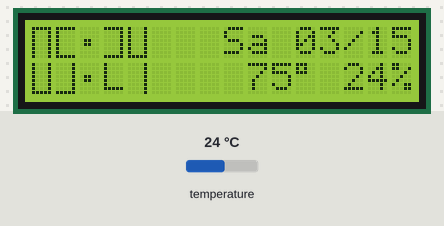
This sketch was run on a simulated Arduino Uno, built with avr-gcc and run on an emulated ATmega328P. Shown: 16×2 character LCD. Inputs (shaded band) come from the test bench; at power-on: temperature 24 °C. The local clock reads 2024-03-15 10:24:30 at power-on unless the sketch sets it; what the sketch prints to the serial monitor is not drawn.

Above: at 1.2 s.
1.3 s: temperature set to 12 °C
At 2.9 s:
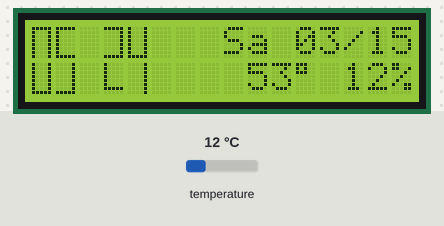
4.6 s: temperature set to 19 °C
At 5.9 s:
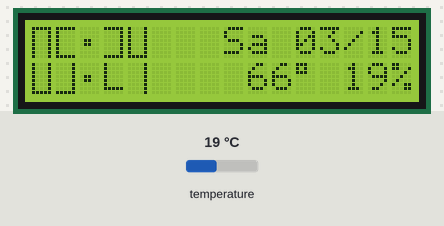
7.6 s: temperature set to 28 °C
At 31.1 s:
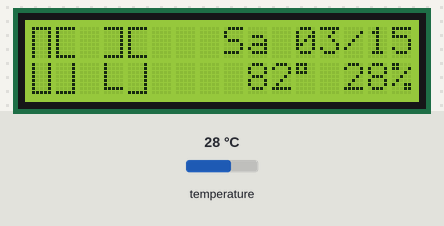
Timing chart, 0 to 32.6 s (numbered marks = the images above; inputs shaded):
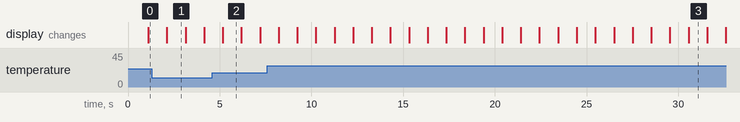

Measured:
- after the input at 1.3 s, the display: changes after 0.82 s (image 1)
- after the input at 4.6 s, the display: changes after 0.57 s (image 2)
- what the display in image 1 shows lasts 1.0 s, from 2.1 s to 3.1 s

The sketch:

LCDClock.ino
```cpp
/*
 * BasicLCDClock.ino
 * Pretty much the RTC example but printing to LCD
 * instead of Serial.
 */

#include <TimeLib.h>
#include <Wire.h>
#include <DS1307RTC.h>  // a basic DS1307 library that returns time as a time_t
#include <LiquidCrystal.h>
#include <Adafruit_Sensor.h> //for temperature/humidity sensor
#include <DHT.h>
#include <DHT_U.h>
#include "digits.h"

#define DHTPIN 6
#define DHTTYPE DHT11
DHT_Unified dht(DHTPIN, DHTTYPE);
sensors_event_t event;

// initialize the LiquidCrystal library by associating any needed LCD interface pin
// with the arduino pin number it is connected to
const int rs = 12, en = 11, p4 = 5, p5 = 4, p6 = 3, p7 = 2;
LiquidCrystal lcd(rs, en, p4, p5, p6, p7);

int tZoneAdj = -5; //eastern timezone
int tZoneAdjHour = 0;

void setup()  {
  setSyncProvider(RTC.get);   // the function to get the time from the RTC
  lcd.begin(16,2);
  setupDigits();
  dht.begin();
  Serial.begin(9600);
}

void loop()
{
  lcd.clear();
  lcd.setCursor(0,0);
  if (timeStatus() == timeSet) {
    tZoneAdjHour = hour() + tZoneAdj;
    if(tZoneAdjHour < 0)
      tZoneAdjHour += 24;
    digitalClockDisplay();

    dht.temperature().getEvent(&event);
    lcd.setCursor(9,1);
    lcd.print(int(event.temperature*1.8+32));
    lcd.print((char)223); //degree symbol
    lcd.print(" ");
    lcd.print(int(event.relative_humidity));
    lcd.print("%");

  } else {
    lcd.print("Error, set time");
    while(1){};
  }
  delay(1000);
}

void digitalClockDisplay(){
  // digital clock display of the time
  /*
  lcd.print(hour());
  printDigits(minute());
  printDigits(second());
  lcd.setCursor(0,1);
  lcd.print(day());
  lcd.print("/");
  lcd.print(month());
  lcd.print("/");
  lcd.print(year());
  */


  printDigits(tZoneAdjHour, 0);
  if(second() %2)
    printColon(2);
  else
    printBlank(2);
  printDigits(minute(), 3);

  printDate(weekday(), month(), day(), 8,0);

  Serial.print(tZoneAdjHour);
  Serial.print(":");
  Serial.println(minute());
}

void setupDigits(){
  //sends the custom character data to the lcd
  lcd.createChar(0, d1);
  lcd.createChar(1, d2);
  lcd.createChar(2, d3);
  lcd.createChar(3, d4);
  lcd.createChar(4, d5);
  lcd.createChar(5, d6);
  lcd.createChar(6, d7);
  lcd.createChar(7, d8);
}

void printDigits(int digits, int pos){
  // prints the big fancy digits

  int ones = digits % 10;
  int tens = digits / 10;
  int digit = tens;


  switch(tens){
    case 0: lcd.setCursor(pos, 0); lcd.write(byte(3)); lcd.setCursor(pos, 1); lcd.write(byte(0)); break;
    case 1: lcd.setCursor(pos, 0); lcd.write(byte(1)); lcd.setCursor(pos, 1); lcd.write(byte(1)); break;
    case 2: lcd.setCursor(pos, 0); lcd.write(byte(2)); lcd.setCursor(pos, 1); lcd.print("L"); break;
    case 3: lcd.setCursor(pos, 0); lcd.write(byte(2)); lcd.setCursor(pos, 1); lcd.write(byte(7)); break;
    case 4: lcd.setCursor(pos, 0); lcd.write(byte(0)); lcd.setCursor(pos, 1); lcd.write(byte(1)); break;
    case 5: lcd.setCursor(pos, 0); lcd.write(byte(4)); lcd.setCursor(pos, 1); lcd.write(byte(7)); break;
    case 6: lcd.setCursor(pos, 0); lcd.write(byte(4)); lcd.setCursor(pos, 1); lcd.write(byte(0)); break;
    case 7: lcd.setCursor(pos, 0); lcd.write(byte(6)); lcd.setCursor(pos, 1); lcd.write(byte(1)); break;
    case 8: lcd.setCursor(pos, 0); lcd.write(byte(5)); lcd.setCursor(pos, 1); lcd.write(byte(5)); break;
    case 9: lcd.setCursor(pos, 0); lcd.write(byte(5)); lcd.setCursor(pos, 1); lcd.write(byte(7)); break;
  }

  switch(ones){
    case 0: lcd.setCursor(pos+1, 0); lcd.write(byte(3)); lcd.setCursor(pos+1, 1); lcd.write(byte(0)); break;
    case 1: lcd.setCursor(pos+1, 0); lcd.write(byte(1)); lcd.setCursor(pos+1, 1); lcd.write(byte(1)); break;
    case 2: lcd.setCursor(pos+1, 0); lcd.write(byte(2)); lcd.setCursor(pos+1, 1); lcd.print("L"); break;
    case 3: lcd.setCursor(pos+1, 0); lcd.write(byte(2)); lcd.setCursor(pos+1, 1); lcd.write(byte(7)); break;
    case 4: lcd.setCursor(pos+1, 0); lcd.write(byte(0)); lcd.setCursor(pos+1, 1); lcd.write(byte(1)); break;
    case 5: lcd.setCursor(pos+1, 0); lcd.write(byte(4)); lcd.setCursor(pos+1, 1); lcd.write(byte(7)); break;
    case 6: lcd.setCursor(pos+1, 0); lcd.write(byte(4)); lcd.setCursor(pos+1, 1); lcd.write(byte(0)); break;
    case 7: lcd.setCursor(pos+1, 0); lcd.write(byte(6)); lcd.setCursor(pos+1, 1); lcd.write(byte(1)); break;
    case 8: lcd.setCursor(pos+1, 0); lcd.write(byte(5)); lcd.setCursor(pos+1, 1); lcd.write(byte(5)); break;
    case 9: lcd.setCursor(pos+1, 0); lcd.write(byte(5)); lcd.setCursor(pos+1, 1); lcd.write(byte(7)); break;
  }
}

void printColon(int pos){
  // a big fancy colon
   lcd.setCursor(pos, 0);
   lcd.write(0b10100101);
   lcd.setCursor(pos, 1);
   lcd.write(0b10100101);
  }
void printBlank(int pos){
  // lack of a big fancy colon
   lcd.setCursor(pos, 0);
   lcd.print(" ");
   lcd.setCursor(pos, 1);
   lcd.print(" ");
  }

void printDate(int weekdayVal, int monthVal, int dayVal, int xpos, int ypos){
  lcd.setCursor(xpos,ypos);
  String weekDays[7] = {"Su", "Mo", "Tu", "We", "Th", "Fr", "Sa"};

  lcd.print(weekDays[weekdayVal]);
  lcd.print(" ");

  if(monthVal < 10)
    lcd.print("0");
  lcd.print(monthVal);

  lcd.print("/");

  if(dayVal < 10)
    lcd.print("0");
  lcd.print(dayVal);
}
```

digits.h
```cpp
byte d1[8] = {
  0b10001,
  0b10001,
  0b10001,
  0b10001,
  0b10001,
  0b10001,
  0b10001,
  0b11111
};

byte d2[8] = {
  0b00001,
  0b00001,
  0b00001,
  0b00001,
  0b00001,
  0b00001,
  0b00001,
  0b00001
};

byte d3[8] = {
  0b11111,
  0b00001,
  0b00001,
  0b00001,
  0b00001,
  0b00001,
  0b00001,
  0b11111
};

byte d4[8] = {
  0b11111,
  0b10001,
  0b10001,
  0b10001,
  0b10001,
  0b10001,
  0b10001,
  0b10001
};

byte d5[8] = {
  0b11111,
  0b10000,
  0b10000,
  0b10000,
  0b10000,
  0b10000,
  0b10000,
  0b11111
};

byte d6[8] = {
  0b11111,
  0b10001,
  0b10001,
  0b10001,
  0b10001,
  0b10001,
  0b10001,
  0b11111
};

byte d7[8] = {
  0b11111,
  0b00001,
  0b00001,
  0b00001,
  0b00001,
  0b00001,
  0b00001,
  0b00001
};

byte d8[8] = {
  0b00001,
  0b00001,
  0b00001,
  0b00001,
  0b00001,
  0b00001,
  0b00001,
  0b11111
};
```
